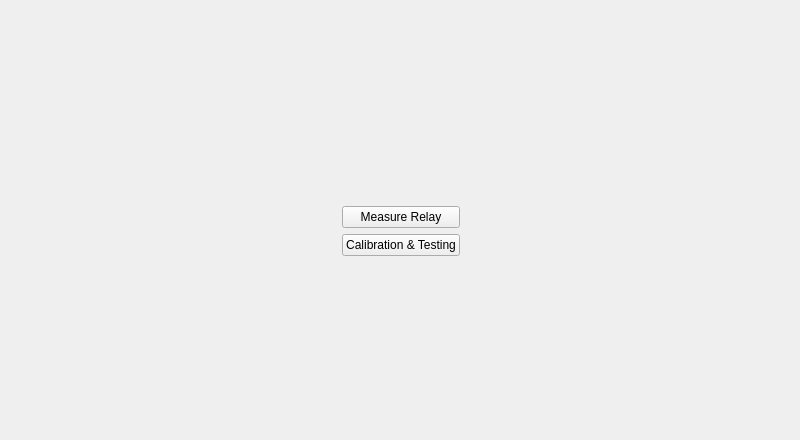
<?xml version="1.0" encoding="UTF-8"?>
<ui version="4.0">
 <class>HomeScreen</class>
 <widget class="QWidget" name="HomeScreen">
  <property name="geometry">
   <rect>
    <x>0</x>
    <y>0</y>
    <width>800</width>
    <height>440</height>
   </rect>
  </property>
  <property name="windowTitle">
   <string>Form</string>
  </property>
  <widget class="QWidget" name="horizontalLayoutWidget">
   <property name="geometry">
    <rect>
     <x>0</x>
     <y>0</y>
     <width>801</width>
     <height>461</height>
    </rect>
   </property>
   <layout class="QHBoxLayout" name="horizontalLayout">
    <item>
     <spacer name="horizontalSpacer_2">
      <property name="orientation">
       <enum>Qt::Horizontal</enum>
      </property>
      <property name="sizeHint" stdset="0">
       <size>
        <width>40</width>
        <height>20</height>
       </size>
      </property>
     </spacer>
    </item>
    <item>
     <layout class="QVBoxLayout" name="verticalLayout">
      <item>
       <spacer name="verticalSpacer">
        <property name="orientation">
         <enum>Qt::Vertical</enum>
        </property>
        <property name="sizeHint" stdset="0">
         <size>
          <width>20</width>
          <height>40</height>
         </size>
        </property>
       </spacer>
      </item>
      <item>
       <widget class="QPushButton" name="pushButton">
        <property name="text">
         <string>Measure Relay</string>
        </property>
       </widget>
      </item>
      <item>
       <widget class="QPushButton" name="calibrationPB">
        <property name="text">
         <string>Calibration &amp;&amp; Testing</string>
        </property>
       </widget>
      </item>
      <item>
       <spacer name="verticalSpacer_2">
        <property name="orientation">
         <enum>Qt::Vertical</enum>
        </property>
        <property name="sizeHint" stdset="0">
         <size>
          <width>20</width>
          <height>40</height>
         </size>
        </property>
       </spacer>
      </item>
     </layout>
    </item>
    <item>
     <spacer name="horizontalSpacer">
      <property name="orientation">
       <enum>Qt::Horizontal</enum>
      </property>
      <property name="sizeHint" stdset="0">
       <size>
        <width>40</width>
        <height>20</height>
       </size>
      </property>
     </spacer>
    </item>
   </layout>
  </widget>
 </widget>
 <resources/>
 <connections/>
</ui>
